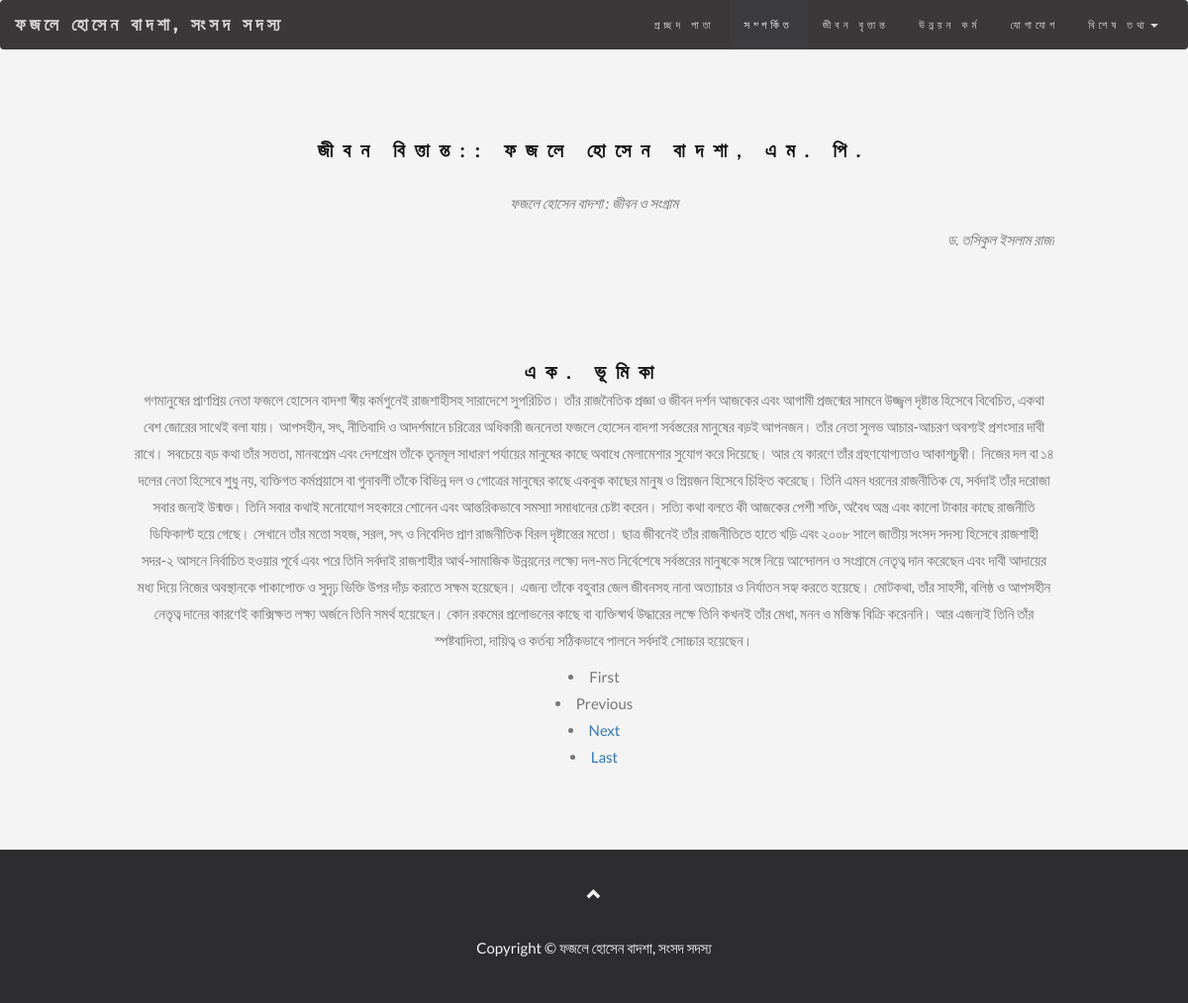
Screenshot of /?page=biography with the database file from the repository.
### tables this page shows
CREATE TABLE `self_biography` (
  `id` int(11) NOT NULL,
  `name` varchar(300) NOT NULL,
  `author` varchar(300) NOT NULL,
  `pages_title` varchar(300) NOT NULL,
  `pages_description` text NOT NULL,
  `pages_image` varchar(300) NOT NULL
);

### classes/Home.class.php (called while the page is built, shortened)
<?php
class Home {
    public static function run(){
        require_once(Url::getPage());
    }
}

### index.php (called while the page is built, shortened)
<?php
Home::run();
?>

### classes/Config.class.php (called while the page is built)
<?php
class Config {
    public static function get($path = null){
        if($path){
            $config = $GLOBALS['config'];
            $path = explode('/', $path);
            foreach ($path as $key) {
                if(isset($config[$key])){
                    $config = $config[$key];
                }
            }
            return $config;
        }
    }
}

### classes/DB.class.php (called while the page is built, shortened)
<?php
class DB {
    public $dbc, $query, $result, $error = false, $count = 0;
    public function connect(){
        try {
            $this->dbc = new mysqli(Config::get('mysql/host'), Config::get('mysql/username'), Config::get('mysql/password'));
            if(!$this->dbc){
                throw new Exception("connection error");
            } else {
                $this->dbc->select_db(Config::get('mysql/name'));
            }
            $this->dbc->set_charset("utf8");
        } catch(Exception $e){
            die($e->getMessage());
        }
    }
    public function query($sql){
        return $this->dbc->query($sql);
    }
    public function fetchAll($sql){
        $out = array();
        if($this->result = $this->query($sql)){
            $this->displayQuery($this->result);
        }
        while($result = $this->result->fetch_assoc()){
            $out[] = $result;
        }
        return $out;
    }
}

### classes/Apps.class.php (called while the page is built)
<?php
class Apps {
    public static $instance = null;
    public static function getInstance(){
        if(!isset(self::$instance)){
            self::$instance = new DB();
        }
        return self::$instance;
    }
}

### classes/Pages.class.php (called while the page is built, shortened)
<?php
class Pages {
    private $table_2 = "self_biography";
    public function getBio(){
        $sql = "SELECT * FROM `{$this->table_2}` ORDER BY id ASC";
        return Apps::getInstance()->fetchAll($sql);
    }
}

### classes/Url.class.php (called while the page is built, shortened)
<?php
class Url {
    public static $params = [];
    public static function getParam($key){
        return isset($_GET[$key]) && $_GET[$key] != "" ? $_GET[$key] : null;
    }
    public static function getAll(){
        if(!empty($_GET)){
            foreach ($_GET as $key => $value) {
                if(!empty($value)){
                    self::$params[$key] = $value;
                }
            }
        }
    }
    public static function getCurrentUrl($remove = null){
        $out = array();
        if(!empty($remove)){
            $remove = !is_array($remove) ? array($remove) : $remove;
        }
        foreach (self::$params as $key => $value) {
            $out[] = $key."=".$value;
        }
        return "?".implode("&", $out);
    }
}

### public/biography.php (the view, shortened to what this page needs)
<?php require_once "header.php"; ?>
<?php require_once "topnav.php"; ?>
<div id="band" class="container text-center">
    <?php $objPage = new Pages();
    $rows = $objPage->getBio();
    if(!empty($rows)){ ?>
        <h3><strong>জীবন বিত্তান্ত:: ফজলে হোসেন বাদশা, এম. পি.</strong></h3>
 <?php        $objPaging = new Paging($rows, 1);
        $bios = $objPaging->getRecords();
        foreach ($bios as $bio) {
            ?>
            <div class="media">
                <div class="media-body">
                    <p><em><?php echo $bio['name']; ?></em></p>
                    <p class="pull-right"><i><?php echo $bio['author']; ?></i></p>
                    <br>
                    <br><br><br><br>
                    <h3 class="media-heading"><strong><?php echo $bio['pages_title']; ?></strong></h3>
                    <p><?php echo $bio['pages_description']; ?></p>
                </div>
            </div>
            <?php
        }
echo $objPaging->getLinks();        ?>
            </div>
  <?php  }
    ?>
<?php require_once "footer.php"; ?>

### template/header.php (shortened to what this page needs)
<!DOCTYPE html>
<html lang="en">
<head>
    <?php require_once "style.php"; ?>
</head>
<body id="myPage" data-spy="scroll" data-target=".navbar" data-offset="50">

### style/style.php (shortened to what this page needs)
<link rel="stylesheet" href="https://maxcdn.bootstrapcdn.com/font-awesome/4.5.0/css/font-awesome.min.css">
<link rel="stylesheet" href="http://maxcdn.bootstrapcdn.com/bootstrap/3.3.6/css/bootstrap.min.css">

### template/topnav.php (shortened to what this page needs)
<nav class="navbar navbar-default">
    <div class="container-fluid">
        <div class="navbar-header">
            <a class="navbar-brand" href="index.php"><strong>ফজলে হোসেন বাদশা, সংসদ সদস্য </strong></a>
        </div>
        <div class="collapse navbar-collapse" id="myNavbar">
            <ul class="nav navbar-nav navbar-right">
                <li><a href="#myPage">প্রচ্ছদ পাতা</a></li>
                <li><a href="#band">সম্পর্কিত</a></li>
                <li><a href="?page=biography">জীবন বৃত্তান্ত</a></li>
                <li><a href="#tour">উন্নয়ন কর্ম</a></li>
                <li><a href="#contact">যোগাযোগ</a></li>
                <li class="dropdown">
                    <a class="dropdown-toggle" data-toggle="dropdown" href="#">বিশেষ তথ্য<span class="caret"></span></a>
                </li>
            </ul>
        </div>
    </div>
</nav>

### classes/Paging.class.php (shortened to what this page needs)
<?php
class Paging {
    public $records;
    public $num_of_records;
    public $num_of_pages;
    public $max_pp;
    public $current;
    public $offset;
    public $url;
    public static $key = "pg";
    public function __construct($rows, $max = 10)
    {
        $this->records = $rows;
        $this->num_of_records = count($this->records);
        $this->max_pp = $max;
        $this->url = Url::getCurrentUrl(self::$key);
        $current = Url::getParam(self::$key);
        $this->current = !empty($current) ? $current : 1;
    }
    public function numOfPages(){
        $this->num_of_pages = ceil($this->num_of_records / $this->max_pp);
    }
    public function getOffset(){
        $this->offset = ($this->current - 1) * $this->max_pp;
    }
    public function getRecords(){
        $out = array();
        if($this->num_of_pages > 1){
            $last = $this->offset + $this->max_pp;
            for($i = $this->offset; $i < $last; $i++) {
                if($i < $this->num_of_records){
                    $out[] = $this->records[$i];
                }
            }
        } else {
            $out[] = $this->records;
        }
        return $out;
    }
    public function getLinks(){
        if($this->num_of_pages > 1){
            $out = array();
            if($this->current > 1){
                $out[] = "<a href=\"{$this->url}\">First</a>";
            } else {
                $out[] = "<span>First</span>";
            }
            if($this->current > 1){
                $id = $this->current - 1;
                $url = $id > 1 ? $this->url."&".self::$key."=".$id : $this->url;
                $out[] = "<a href=\"{$url}\">Previous</a>";
            } else {
                $out[] = "<span>Previous</span>";
            }
            if($this->current != $this->num_of_pages){
                $id = $this->current + 1;
                $url = $id > 1 ? $this->url."&".self::$key."=".$id : $this->url;
                $out[] = "<a href=\"{$url}\">Next</a></li>";
            } else {
                $out[] = "<span>Next</span>";
            }
            if($this->current != $this->num_of_pages){
                $url = $this->url."&".self::$key."=".$this->num_of_pages;
                $out[] = "<a href=\"{$url}\">Last</a></li>";
            } else {
                $out[] = "<span>last</span>";
            }
            return "<li>".implode("</li><li>", $out)."</li>";
        }
    }
}

### template/footer.php (shortened to what this page needs)
<footer class="text-center">
    <a class="up-arrow" href="#myPage" data-toggle="tooltip" title="TO TOP">
        <span class="glyphicon glyphicon-chevron-up"></span>
    </a><br><br>
    <p>Copyright &copy; <a href="" data-toggle="tooltip">ফজলে হোসেন বাদশা, সংসদ সদস্য </a></p>
</footer>
</body>
</html>

### style/style.php (style rules this page uses)
body { font: 400 15px/1.8 Lato, sans-serif; color: #777; background: #f4f4f4; }
h3, h4 { margin: 10px 0 30px 0; letter-spacing: 10px; font-size: 20px; color: #111; }
.container { padding: 80px 120px; }
.navbar { font-family: Montserrat, sans-serif; margin-bottom: 0; background-color: #272425; border: 0; font-size: 11px !important; letter-spacing: 4px; opacity: 0.9; }
.navbar li a, .navbar .navbar-brand { color: #d5d5d5 !important; }
.navbar-nav li.active a { color: #fff !important; background-color: #29292c !important; }
footer { background-color: #2d2d30; color: #f5f5f5; padding: 32px; }
footer a { color: #f5f5f5; }

### rows the page displays
self_biography: name "ফজলে হোসেন বাদশা : জীবন ও সংগ্রাম", author "ড. তসিকুল ইসলাম রাজা", pages_title "এক. ভূমিকা", pages_description "গণমানুষের প্রাণপ্রিয় নেতা ফজলে হোসেন বাদশা স্বীয় কর্মগুনেই রাজশাহীসহ সারাদেশে সুপরিচিত। তাঁর রাজনৈতিক প্রজ্ঞা ও জীবন দর্শন আজকের এবং আগামী প্রজন্মের সামনে উজ্জ্বল দৃষ্টান্ত হিসেবে বিবেচিত, একথা বেশ জোরের সাথেই বলা যায়। আপসহীন, সৎ, নীতিবাদি ও আদর্শমানে চরিত্রের অধিকারী জননেতা ফজলে হোসেন বাদশা সর্বস্তরের মানুষের বড়ই আপনজন। তাঁর নেতা সুলভ আচার-আচরণ অবশ্যই প্রশংসার দাবী রাখে। সবচেয়ে বড় কথা তাঁর সততা, মানবপ্রেম এবং দেশপ্রেম তাঁকে তৃনমূল সাধারণ পর্যায়ের মানুষের কাছে অবাধে মেলামেশার সুযোগ করে দিয়েছে। আর যে কারণে তাঁর গ্রহণযোগ্যতাও আকাশচুম্বী। নিজের দল বা ১৪ দলের নেতা হিসেবে শুধু নয়, ব্যক্তিগত কর্মপ্রয়াসে বা গুনাবলী তাঁকে বিভিন্ন দল ও গোত্রের মানুষের কাছে একবুক কাছের মানুষ ও প্রিয়জন হিসেবে চিহ্নিত…"
